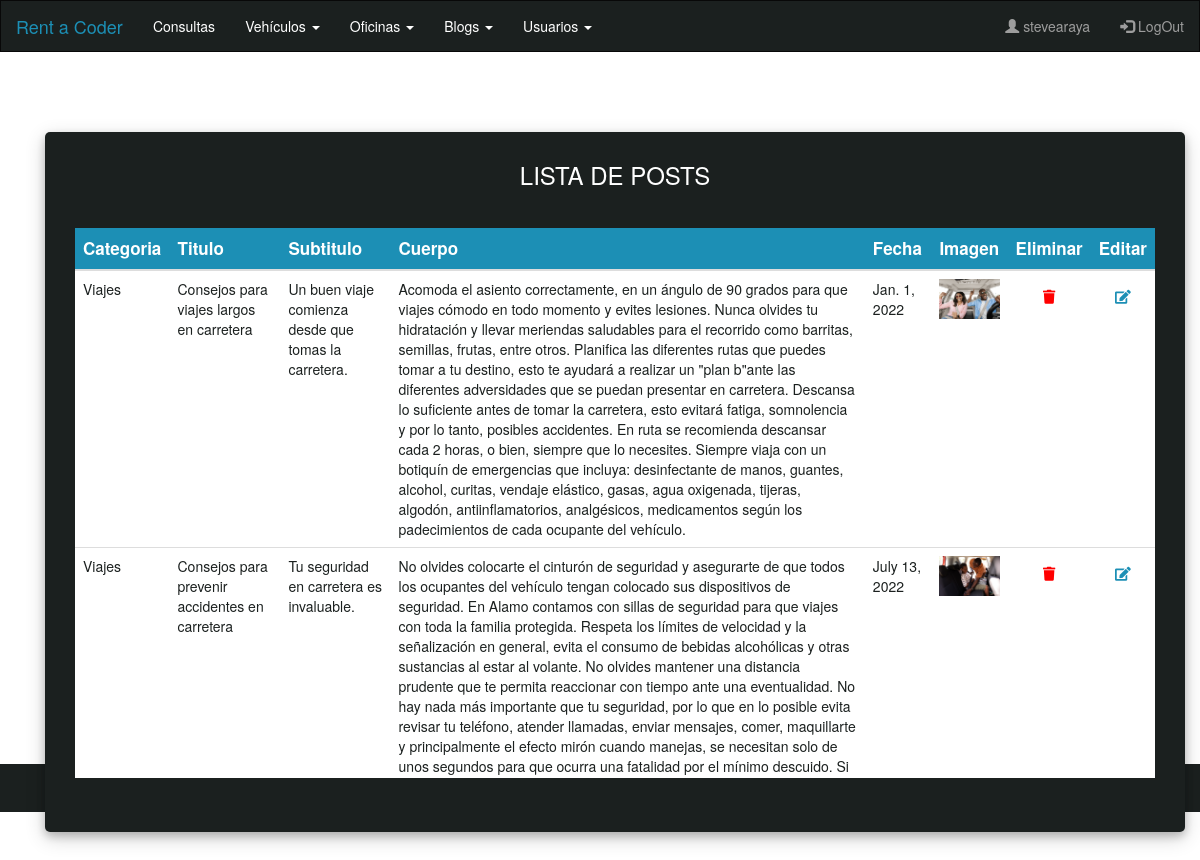
The page /blog/table/ (signed in) on the database its author committed.
### App_Blog/models.py (models this page shows, shortened)
class Post(models.Model):
    categoria = models.CharField(max_length=50, null=True)
    titulo = models.CharField(max_length=50)
    sub_titulo = models.CharField(max_length=50)
    cuerpo = models.CharField(max_length=500)
    fecha = models.DateField(auto_now=False, auto_now_add=False)
    imagen = models.ImageField(upload_to='blog', blank=True, null=True)

### App_Blog/views.py (the view)
# urls.py: path('table/', PostTable,  name='PostTable'),
@login_required
def PostTable(request):
    posts     = Post.objects.all()
    contexto = {"posts": posts}
    return render(request, "PostTable.html", contexto )

### App_Blog/templates/PostTable.html
{% extends 'Admin.html'%}
{% load static %}
{% block bloqueQueCambia %}
    <div class="container container-body">
      <div class="d-flex justify-content-center h-100">
        <div class="user_card">
          <div class="table-title">
            <h3 id="form-title">LISTA DE POSTS</h3>
          </div>
          <div class="justify-content-center form_container table-responsive">
            <table class="table table-fixed">
              <thead class="thead-dark">
                <tr>
                  <th scope="col">Categoria</th>
                  <th scope="col">Titulo</th>
                  <th scope="col">Subtitulo</th>
                  <th scope="col">Cuerpo</th>
                  <th scope="col">Fecha</th>
                  <th scope="col">Imagen</th>
                  <th scope="col">Eliminar</th>
                  <th scope="col">Editar</th>
                </tr>
              </thead>
              <tbody>
                {% for post in posts %}
                <tr>
                  <td>{{post.categoria}}</td>
                  <td>{{post.titulo}}</td>
                  <td>{{post.sub_titulo}}</td>
                  <td>{{post.cuerpo}}</td>
                  <td>{{post.fecha}}</td>
                  <td><img src="{{post.imagen.url}}" height="40px" alt=""></td>
                  <td class="text-center">
                      <a href="{% url 'PostDelete' post.id %}">
                        <button class="btn btn-delete">
                          <i class="fa fa-trash"></i>
                        </button>
                      </a>
                  </td>
                  <td class="text-center">
                    <a href="{% url 'PostEdit' post.id %}">
                      <button class="btn btn-edit">
                        <i class="fa fa-edit"></i>
                      </button>
                    </a>
                </td>
                </tr>
                {% endfor %}
              </tbody>
            </table>
          </div>
        </div>
      </div>
    </div>
    {% endblock bloqueQueCambia %}

### App_MVTProyectoFinalCoder/templates/Admin.html (shortened to what this page needs)
<!DOCTYPE html>
<html lang="en">
<head>
    {% load static %}
    <link rel="stylesheet" href="https://use.fontawesome.com/releases/v5.6.1/css/all.css"
>
    <link href="{% static 'css/stylesAdmin.css' %}" rel="stylesheet" />
    <link rel="stylesheet" href="https://maxcdn.bootstrapcdn.com/bootstrap/3.4.1/css/bootstrap.min.css">
</head>
<body>
    {% if user.is_authenticated %}
    <nav class="navbar navbar-inverse">
        <div class="container-fluid">
            <div class="navbar-header">
                <a class="navbar-brand" href="{% url 'ContactUsList' %}">Rent a Coder</a>
            </div>
            <ul class="nav navbar-nav">
                <li><a class="options-txt a-txt-nav" href="{% url 'ContactUsList' %}">Consultas</a></li>
                <li class="dropdown"><a class="dropdown-toggle options-txt" data-toggle="dropdown" href="#">Vehículos <span
                            class="caret"></span></a>
                </li>
                <li class="dropdown"><a class="dropdown-toggle options-txt" data-toggle="dropdown" href="#">Oficinas <span
                            class="caret"></span></a>
                </li>
                <li class="dropdown"><a class="dropdown-toggle options-txt" data-toggle="dropdown" href="#">Blogs <span
                            class="caret"></span></a>
                </li>
                <li class="dropdown"><a class="dropdown-toggle options-txt" data-toggle="dropdown" href="#">Usuarios <span
                            class="caret"></span></a>
                </li>
            </ul>
            <ul class="nav navbar-nav navbar-right">
                {% if url %}
                <li><img src="{{url}}" height="35px" alt="avatar"></li>
                <li><a href="{% url 'UserEdit' %}">{{ user.username }}</a></li>
                {% else %}
                <li><a href="{% url 'UserEdit' %}"><span class="glyphicon glyphicon-user"></span> {{ user.username }}</a></li>
                {% endif %}
                <li><a href="{% url 'Logout' %}"><span class="glyphicon glyphicon-log-in"></span> LogOut</a></li>
            </ul>
        </div>
    </nav>
    {% endif %}
    <div class="container container-body">
        {% block bloqueQueCambia %}
        {% endblock bloqueQueCambia %}
    </div>
    <footer class="bg-dark text-center">
        <div class="footer-text">
            <p>© 2022 Copyright: Rent a Coder</p>
        </div>
    </footer>
</body>
</html>

### App_MVTProyectoFinalCoder/static/css/stylesAdmin.css (style rules this page uses)
body, html { margin: 0; padding: 0; height: 100%; background: #ffffff !important; }
.navbar { background: #1b201f !important; border-radius: 0px !important; margin-bottom: 0px !important; }
.navbar-brand { color: #1c8fb5 !important; }
.options-txt { color: white !important; }
.container-body { height: 89%; }
.form_container { padding-left: 20px !important; padding-right: 20px !important; height: 550px !important; }
.thead-dark { background-color: #1c8fb5 !important; color: white; font-size: 1.7rem; }
tbody { color: #1b201f; background-color: white !important; }
th { text-align: center; }
.table-title { text-align: center; }
.container-body { padding-top: 40px; }
.user_card { height: 700px !important; margin-top: auto; margin-bottom: auto; background: #1b201f; position: relative; justify-content: center; flex-direction: column; padding: 10px; box-shadow: 0 4px 8px 0 rgba(0, 0, 0, 0.2), 0 6px 20px 0 rgba(0, 0, 0, 0.19); -webkit-box-shadow: 0 4px 8px 0 rgba(0, 0, 0, 0.2), 0 6px 20px 0 rgba(0, 0, 0, 0.19); -moz-box-shadow: 0 4px 8px 0 rgba(0, 0, 0, 0.2), 0 6px 20px 0 rgba(0, 0, 0, 0.19); border-radius: 5px; }
.form_container { margin-top: 40px; margin-bottom: 40px; }
#form-title { margin-top: 20px; color: #fff; }
thead tr th { position: sticky; top: 0; z-index: 10; background-color: #1c8fb5 !important; }
.table-responsive { height:200px; overflow:scroll; }
.btn-delete { background-color: white; color: red; }
.btn-edit { background-color: white; color: #1c8fb5; }
.footer-text { color: white; padding-top: 20px; }
.bg-dark { height: 6%; background: #1b201f !important; }

### rows shown on the page
Post: categoria "Viajes", titulo "Consejos para viajes largos en carretera", sub_titulo "Un buen viaje comienza desde que tomas la carretera.", cuerpo "Acomoda el asiento correctamente, en un ángulo de 90 grados para que viajes cómodo en todo momento y evites lesiones. Nunca olvides tu hidratación y llevar meriendas saludables para el recorrido como barritas, semillas, frutas, entre otros. Planifica las diferentes rutas que puedes tomar a tu destino, esto te ayudará a realizar un \"plan b\"ante las diferentes adversidades que se puedan presentar en carretera. Descansa lo suficiente antes de tomar la carretera, esto evitará fatiga, somnolencia y por lo tanto, posibles accidentes. En ruta se recomienda descansar cada 2 horas, o bien, siempre que lo necesites. Siempre viaja con un botiquín de emergencias que incluya: desinfectante de manos,…", fecha "Jan. 1, 2022", imagen (picture)
Post: categoria "Viajes", titulo "Consejos para prevenir accidentes en carretera", sub_titulo "Tu seguridad en carretera es invaluable.", cuerpo "No olvides colocarte el cinturón de seguridad y asegurarte de que todos los ocupantes del vehículo tengan colocado sus dispositivos de seguridad. En Alamo contamos con sillas de seguridad para que viajes con toda la familia protegida. Respeta los límites de velocidad y la señalización en general, evita el consumo de bebidas alcohólicas y otras sustancias al estar al volante. No olvides mantener una distancia prudente que te permita reaccionar con tiempo ante una eventualidad. No hay nada más importante que tu seguridad, por lo que en lo posible evita revisar tu teléfono, atender llamadas, enviar mensajes, comer, maquillarte y principalmente el efecto mirón cuando manejas, se necesitan solo…", fecha "July 13, 2022", imagen (picture)

### other values the page prints
{{ user.username }} "stevearaya"
